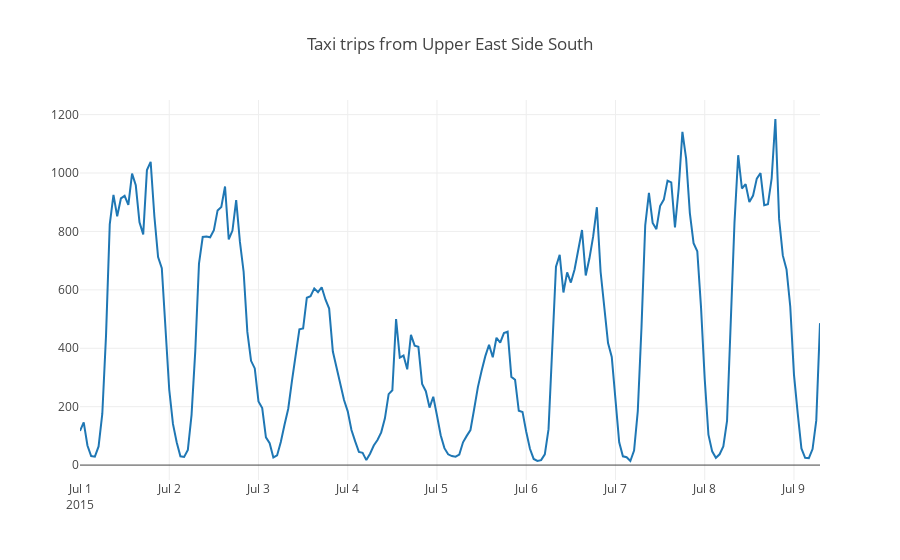
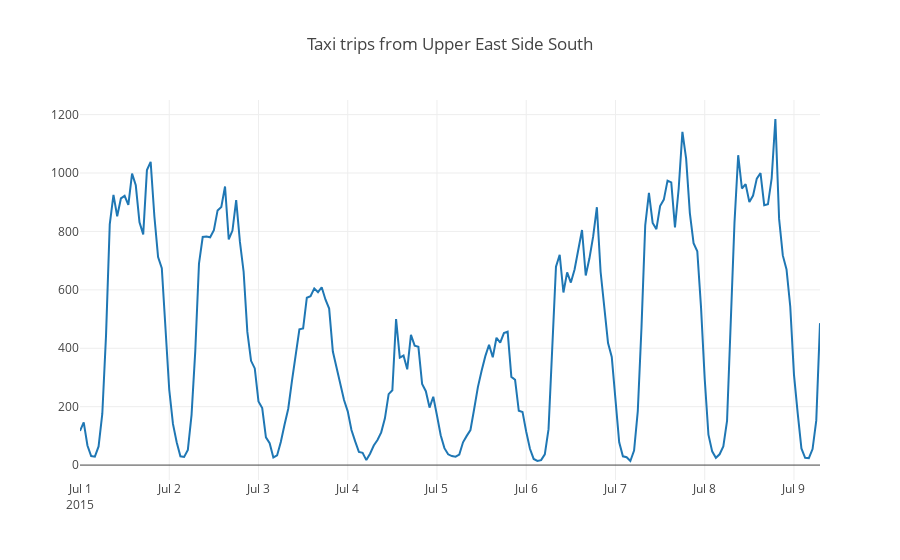

The code cell stored with these charts, in order, in its notebook:
### Code cell
from plotly.offline import download_plotlyjs, init_notebook_mode, plot, iplot
from plotly import graph_objs as go
init_notebook_mode(connected = True)

def plotly_df(df, title = ''):
    data = []

    for column in df.columns:
        trace = go.Scatter(
            x = df.index,
            y = df[column],
            mode = 'lines',
            name = column
        )
        data.append(trace)

    layout = dict(title = title)
    fig = dict(data = data, layout = layout)
    iplot(fig, show_link=False)

#df = pd.read_csv(
#    'yellow_tripdata_2015.csv',
#    nrows=10000,
#    index_col=['tpep_pickup_datetime'],
#    parse_dates=['tpep_pickup_datetime'])
plotly_df(test[:200], title = "Taxi trips from Upper East Side South")
plotly_df(test[:200], title = "Taxi trips from Upper East Side South")

### Figure 1 — Plotly figure (JSON) as saved in the notebook; plotly's stock layout.template omitted (floating-point values rounded to 4 significant figures; data arrays with more than 128 entries replaced by an {"elided": "..."} marker saying what was removed)
{"data": [{"mode": "lines", "name": "id", "type": "scatter", "uid": "9a418312-90f7-4861-8b2f-5633bdb359fa", "x": {"elided": "200 str values"}, "y": {"elided": "200 int values"}}], "layout": {"title": "Taxi trips from Upper East Side South"}}

### Figure 2 — Plotly figure (JSON) as saved in the notebook; plotly's stock layout.template omitted (floating-point values rounded to 4 significant figures; data arrays with more than 128 entries replaced by an {"elided": "..."} marker saying what was removed)
{"data": [{"mode": "lines", "name": "id", "type": "scatter", "uid": "eda4574d-e3e8-4a44-8dbd-38c49ed85a15", "x": {"elided": "200 str values"}, "y": {"elided": "200 int values"}}], "layout": {"title": "Taxi trips from Upper East Side South"}}
